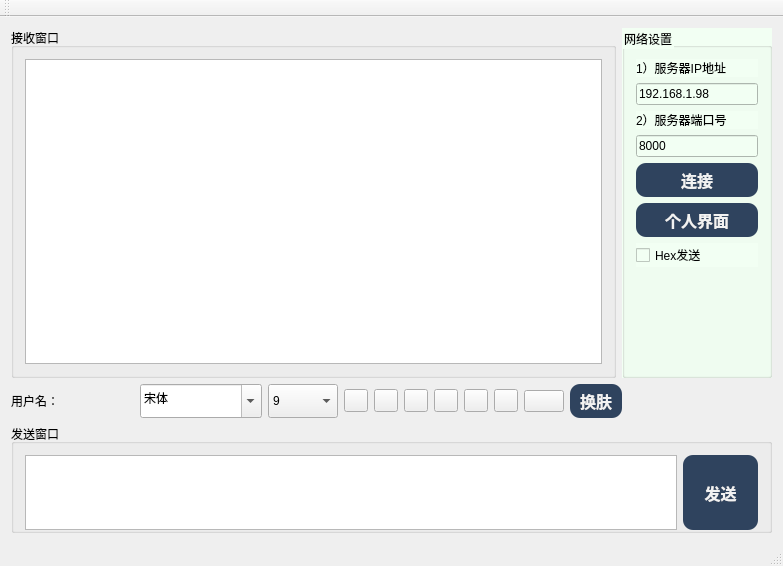
<?xml version="1.0" encoding="UTF-8"?>
<ui version="4.0">
 <class>MyTcpClient</class>
 <widget class="QMainWindow" name="MyTcpClient">
  <property name="geometry">
   <rect>
    <x>0</x>
    <y>0</y>
    <width>783</width>
    <height>566</height>
   </rect>
  </property>
  <property name="windowTitle">
   <string>MyTcpClient</string>
  </property>
  <property name="autoFillBackground">
   <bool>false</bool>
  </property>
  <property name="styleSheet">
   <string notr="true">
font: 9pt &quot;黑体&quot;;
</string>
  </property>
  <widget class="QWidget" name="centralWidget">
   <property name="styleSheet">
    <string notr="true"/>
   </property>
   <layout class="QVBoxLayout" name="verticalLayout_4" stretch="9,1,3">
    <item>
     <layout class="QHBoxLayout" name="horizontalLayout_2">
      <item>
       <widget class="QGroupBox" name="groupBox">
        <property name="styleSheet">
         <string notr="true">background-image: url(:/png/小20.jpg);</string>
        </property>
        <property name="title">
         <string>接收窗口</string>
        </property>
        <layout class="QVBoxLayout" name="verticalLayout_2">
         <item>
          <widget class="QTextEdit" name="edtRecv">
           <property name="minimumSize">
            <size>
             <width>390</width>
             <height>290</height>
            </size>
           </property>
           <property name="readOnly">
            <bool>true</bool>
           </property>
          </widget>
         </item>
        </layout>
       </widget>
      </item>
      <item>
       <widget class="QGroupBox" name="groupBox_3">
        <property name="minimumSize">
         <size>
          <width>150</width>
          <height>0</height>
         </size>
        </property>
        <property name="maximumSize">
         <size>
          <width>150</width>
          <height>16777215</height>
         </size>
        </property>
        <property name="styleSheet">
         <string notr="true">background-color: rgb(242, 255, 243);</string>
        </property>
        <property name="title">
         <string>网络设置</string>
        </property>
        <layout class="QVBoxLayout" name="verticalLayout">
         <item>
          <widget class="QLabel" name="label">
           <property name="text">
            <string>1）服务器IP地址</string>
           </property>
          </widget>
         </item>
         <item>
          <widget class="QLineEdit" name="edtIP">
           <property name="text">
            <string>192.168.1.98</string>
           </property>
          </widget>
         </item>
         <item>
          <widget class="QLabel" name="label_2">
           <property name="text">
            <string>2）服务器端口号</string>
           </property>
          </widget>
         </item>
         <item>
          <widget class="QLineEdit" name="edtPort">
           <property name="text">
            <string>8000</string>
           </property>
          </widget>
         </item>
         <item>
          <widget class="QPushButton" name="btnConnect">
           <property name="styleSheet">
            <string notr="true">QPushButton{
    border-color: rgb(207, 255, 243);
    text-decoration:none;
    background:#2f435e;
    color:#f2f2f2;
   
    padding:5px 10px 5px 10px;
    font-size:16px;
    font-family:微软雅黑，宋体，Arial,Helvetica,Verdana,sans-serif;
    font-weight:bold;
    border-radius:10px;    
}</string>
           </property>
           <property name="text">
            <string>连接</string>
           </property>
          </widget>
         </item>
         <item>
          <layout class="QHBoxLayout" name="horizontalLayout"/>
         </item>
         <item>
          <widget class="QPushButton" name="pushButton_2">
           <property name="styleSheet">
            <string notr="true">QPushButton{
    border-color: rgb(207, 255, 243);
    text-decoration:none;
    background:#2f435e;
    color:#f2f2f2;
   
    padding:5px 10px 5px 10px;
    font-size:16px;
    font-family:微软雅黑，宋体，Arial,Helvetica,Verdana,sans-serif;
    font-weight:bold;
    border-radius:10px;    
}</string>
           </property>
           <property name="text">
            <string>个人界面</string>
           </property>
          </widget>
         </item>
         <item>
          <widget class="QCheckBox" name="ckbHexSend">
           <property name="text">
            <string>Hex发送</string>
           </property>
          </widget>
         </item>
         <item>
          <spacer name="verticalSpacer">
           <property name="orientation">
            <enum>Qt::Vertical</enum>
           </property>
           <property name="sizeHint" stdset="0">
            <size>
             <width>20</width>
             <height>40</height>
            </size>
           </property>
          </spacer>
         </item>
        </layout>
       </widget>
      </item>
     </layout>
    </item>
    <item>
     <layout class="QHBoxLayout" name="horizontalLayout_4" stretch="1,1,1,1,1,1,1,1,1,1,0,0">
      <item>
       <widget class="QLabel" name="nameLabel">
        <property name="font">
         <font>
          <family>黑体</family>
          <pointsize>9</pointsize>
          <weight>50</weight>
          <italic>false</italic>
          <bold>false</bold>
         </font>
        </property>
        <property name="text">
         <string>用户名：</string>
        </property>
       </widget>
      </item>
      <item>
       <widget class="QFontComboBox" name="fontComboBox">
        <property name="sizePolicy">
         <sizepolicy hsizetype="Preferred" vsizetype="Preferred">
          <horstretch>0</horstretch>
          <verstretch>0</verstretch>
         </sizepolicy>
        </property>
        <property name="minimumSize">
         <size>
          <width>20</width>
          <height>0</height>
         </size>
        </property>
        <property name="currentText">
         <string>宋体</string>
        </property>
       </widget>
      </item>
      <item>
       <widget class="QComboBox" name="sizeComboBox">
        <property name="sizePolicy">
         <sizepolicy hsizetype="Preferred" vsizetype="Preferred">
          <horstretch>0</horstretch>
          <verstretch>0</verstretch>
         </sizepolicy>
        </property>
        <property name="minimumSize">
         <size>
          <width>15</width>
          <height>0</height>
         </size>
        </property>
        <property name="maximumSize">
         <size>
          <width>70</width>
          <height>16777215</height>
         </size>
        </property>
        <item>
         <property name="text">
          <string>9</string>
         </property>
        </item>
        <item>
         <property name="text">
          <string>10</string>
         </property>
        </item>
        <item>
         <property name="text">
          <string>11</string>
         </property>
        </item>
        <item>
         <property name="text">
          <string>12</string>
         </property>
        </item>
        <item>
         <property name="text">
          <string>13</string>
         </property>
        </item>
        <item>
         <property name="text">
          <string>14</string>
         </property>
        </item>
        <item>
         <property name="text">
          <string>15</string>
         </property>
        </item>
        <item>
         <property name="text">
          <string>16</string>
         </property>
        </item>
        <item>
         <property name="text">
          <string>17</string>
         </property>
        </item>
        <item>
         <property name="text">
          <string>18</string>
         </property>
        </item>
        <item>
         <property name="text">
          <string>19</string>
         </property>
        </item>
        <item>
         <property name="text">
          <string>20</string>
         </property>
        </item>
        <item>
         <property name="text">
          <string>21</string>
         </property>
        </item>
        <item>
         <property name="text">
          <string>22</string>
         </property>
        </item>
       </widget>
      </item>
      <item>
       <widget class="QToolButton" name="boldToolBtn">
        <property name="toolTip">
         <string>&lt;html&gt;&lt;head/&gt;&lt;body&gt;&lt;p&gt;加粗&lt;/p&gt;&lt;/body&gt;&lt;/html&gt;</string>
        </property>
        <property name="styleSheet">
         <string notr="true">border-image: url(:/png/jiacu.jpg);</string>
        </property>
        <property name="text">
         <string/>
        </property>
        <property name="checkable">
         <bool>true</bool>
        </property>
       </widget>
      </item>
      <item>
       <widget class="QToolButton" name="italicToolBtn">
        <property name="toolTip">
         <string>&lt;html&gt;&lt;head/&gt;&lt;body&gt;&lt;p&gt;倾斜&lt;/p&gt;&lt;/body&gt;&lt;/html&gt;</string>
        </property>
        <property name="styleSheet">
         <string notr="true">border-image: url(:/png/xie.jpg);</string>
        </property>
        <property name="text">
         <string/>
        </property>
        <property name="checkable">
         <bool>true</bool>
        </property>
       </widget>
      </item>
      <item>
       <widget class="QToolButton" name="underlineToolBtn">
        <property name="toolTip">
         <string>&lt;html&gt;&lt;head/&gt;&lt;body&gt;&lt;p&gt;下划线&lt;/p&gt;&lt;/body&gt;&lt;/html&gt;</string>
        </property>
        <property name="styleSheet">
         <string notr="true">border-image: url(:/png/bottonline.jpg);</string>
        </property>
        <property name="checkable">
         <bool>true</bool>
        </property>
       </widget>
      </item>
      <item>
       <widget class="QToolButton" name="colorToolBtn">
        <property name="toolTip">
         <string>&lt;html&gt;&lt;head/&gt;&lt;body&gt;&lt;p&gt;更改字体颜色&lt;/p&gt;&lt;/body&gt;&lt;/html&gt;</string>
        </property>
        <property name="styleSheet">
         <string notr="true">border-image: url(:/png/a.jpg);</string>
        </property>
        <property name="checkable">
         <bool>true</bool>
        </property>
       </widget>
      </item>
      <item>
       <widget class="QToolButton" name="btnFile">
        <property name="toolTip">
         <string>&lt;html&gt;&lt;head/&gt;&lt;body&gt;&lt;p&gt;传输文件&lt;/p&gt;&lt;/body&gt;&lt;/html&gt;</string>
        </property>
        <property name="styleSheet">
         <string notr="true">border-image: url(:/png/file.jpeg);</string>
        </property>
        <property name="text">
         <string/>
        </property>
       </widget>
      </item>
      <item>
       <widget class="QToolButton" name="saveToolBtn">
        <property name="toolTip">
         <string>&lt;html&gt;&lt;head/&gt;&lt;body&gt;&lt;p&gt;保存聊天记录&lt;/p&gt;&lt;/body&gt;&lt;/html&gt;</string>
        </property>
        <property name="styleSheet">
         <string notr="true">border-image: url(:/png/download.jpg);</string>
        </property>
       </widget>
      </item>
      <item>
       <widget class="QPushButton" name="pushButton">
        <property name="sizePolicy">
         <sizepolicy hsizetype="Fixed" vsizetype="Fixed">
          <horstretch>0</horstretch>
          <verstretch>0</verstretch>
         </sizepolicy>
        </property>
        <property name="toolTip">
         <string>&lt;html&gt;&lt;head/&gt;&lt;body&gt;&lt;p&gt;清空聊天记录&lt;/p&gt;&lt;/body&gt;&lt;/html&gt;</string>
        </property>
        <property name="styleSheet">
         <string notr="true">border-image: url(:/png/rubbish_open.jpg);</string>
        </property>
        <property name="text">
         <string/>
        </property>
       </widget>
      </item>
      <item>
       <widget class="QPushButton" name="menuButton">
        <property name="styleSheet">
         <string notr="true">QPushButton{
    border-color: rgb(207, 255, 243);
    text-decoration:none;
    background:#2f435e;
    color:#f2f2f2;
   
    padding:5px 10px 5px 10px;
    font-size:16px;
    font-family:微软雅黑，宋体，Arial,Helvetica,Verdana,sans-serif;
    font-weight:bold;
    border-radius:10px;    
}</string>
        </property>
        <property name="text">
         <string>换肤</string>
        </property>
       </widget>
      </item>
      <item>
       <spacer name="horizontalSpacer_3">
        <property name="orientation">
         <enum>Qt::Horizontal</enum>
        </property>
        <property name="sizeHint" stdset="0">
         <size>
          <width>150</width>
          <height>20</height>
         </size>
        </property>
       </spacer>
      </item>
     </layout>
    </item>
    <item>
     <widget class="QGroupBox" name="groupBox_2">
      <property name="sizePolicy">
       <sizepolicy hsizetype="Expanding" vsizetype="Expanding">
        <horstretch>0</horstretch>
        <verstretch>0</verstretch>
       </sizepolicy>
      </property>
      <property name="minimumSize">
       <size>
        <width>0</width>
        <height>109</height>
       </size>
      </property>
      <property name="maximumSize">
       <size>
        <width>16777215</width>
        <height>109</height>
       </size>
      </property>
      <property name="styleSheet">
       <string notr="true">background-image: url(:/png/小20.jpg);</string>
      </property>
      <property name="title">
       <string>发送窗口</string>
      </property>
      <layout class="QVBoxLayout" name="verticalLayout_3">
       <item>
        <layout class="QHBoxLayout" name="horizontalLayout_3">
         <item>
          <widget class="QTextEdit" name="edtSend">
           <property name="minimumSize">
            <size>
             <width>460</width>
             <height>75</height>
            </size>
           </property>
           <property name="maximumSize">
            <size>
             <width>16777215</width>
             <height>75</height>
            </size>
           </property>
          </widget>
         </item>
         <item>
          <widget class="QPushButton" name="btnSend">
           <property name="minimumSize">
            <size>
             <width>75</width>
             <height>75</height>
            </size>
           </property>
           <property name="maximumSize">
            <size>
             <width>75</width>
             <height>75</height>
            </size>
           </property>
           <property name="styleSheet">
            <string notr="true">QPushButton{
    border-color: rgb(207, 255, 243);
    text-decoration:none;
    background:#2f435e;
    color:#f2f2f2;
   
    padding:5px 10px 5px 10px;
    font-size:16px;
    font-family:微软雅黑，宋体，Arial,Helvetica,Verdana,sans-serif;
    font-weight:bold;
    border-radius:10px;    
}</string>
           </property>
           <property name="text">
            <string>发送</string>
           </property>
          </widget>
         </item>
        </layout>
       </item>
      </layout>
     </widget>
    </item>
   </layout>
  </widget>
  <widget class="QToolBar" name="mainToolBar">
   <attribute name="toolBarArea">
    <enum>TopToolBarArea</enum>
   </attribute>
   <attribute name="toolBarBreak">
    <bool>false</bool>
   </attribute>
  </widget>
  <widget class="QStatusBar" name="statusBar"/>
 </widget>
 <layoutdefault spacing="6" margin="11"/>
 <resources/>
 <connections/>
</ui>
